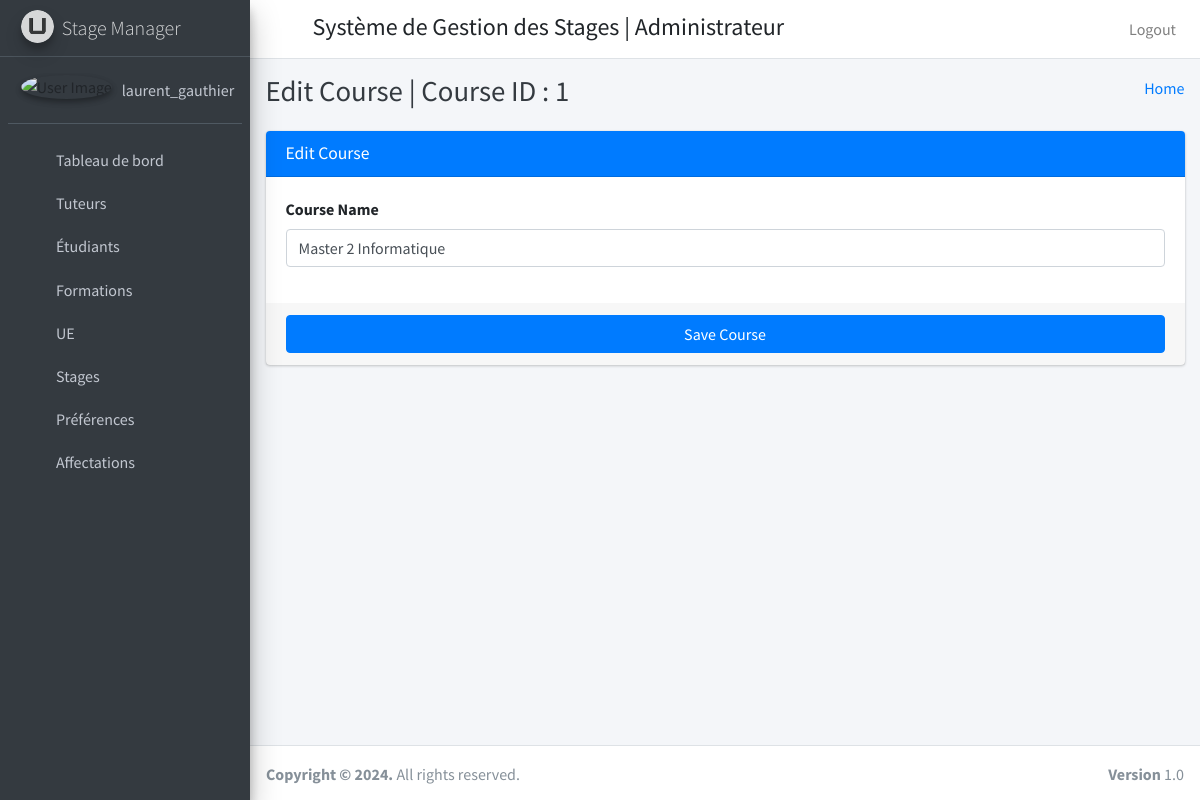
Page /edit_course/1 (signed in) on the committed database.
### stage_management_app/models.py (models this page shows)
class CustomUser(AbstractUser):
    user_type_data = ((1, "HOD"), (2, "Staff"), (3, "Student"))
    user_type = models.CharField(default=1, choices=user_type_data, max_length=10)
    groups = models.ManyToManyField(
        'auth.Group',
        verbose_name='groups',
        blank=True,
        help_text='The groups this user belongs to.',
        related_name='customuser_set',  # Change this to a unique related_name
        related_query_name='user',
    )
    user_permissions = models.ManyToManyField(
        'auth.Permission',
        verbose_name='user permissions',
        blank=True,
        help_text='Specific permissions for this user.',
        related_name='customuser_set',  # Change this to a unique related_name
        related_query_name='user',
    )

class Courses(models.Model):
    id=models.AutoField(primary_key=True)
    course_name=models.CharField(max_length=255)
    created_at=models.DateTimeField(auto_now_add=True)
    updated_at=models.DateTimeField(auto_now_add=True)
    objects=models.Manager()

### stage_management_app/HodViews.py (the view)
# urls.py: path('edit_course/<int:course_id>', HodViews.edit_course,name="edit_course"),
def edit_course(request,course_id):
    course=Courses.objects.get(id=course_id)
    return render(request,"hod_template/edit_course_template.html",{"course":course,"id":course_id})

### stage_management_app/templates/hod_template/edit_course_template.html (shortened to what this page needs)
{% extends 'hod_template/base_template.html' %}
{% block page_title %}
Edit Course |  Course ID : {{ course.id }}
{% endblock page_title %}
{% block main_content %}
    <section class="content">
      <div class="container-fluid">
          <div class="row">
              <div class="col-md-12">
            <div class="card card-primary">
              <div class="card-header">
                <h3 class="card-title">Edit Course</h3>
              </div>
              <form role="form" action="/edit_course_save" method="post">
                <div class="card-body">
                  <div class="form-group">
                    <label>Course Name </label>
                    <input type="text" class="form-control" name="course" placeholder="Enter Course" value="{{ course.course_name }}">
                  </div>
                </div>
                <div class="card-footer">
                  <button type="submit" class="btn btn-primary btn-block">Save Course</button>
                </div>
              </form>
            </div>
          </div>
          </div>
      </div>
    </section>
{% endblock main_content %}

### stage_management_app/templates/hod_template/sidebar_template.html (shortened to what this page needs)
{% load static %}
<aside class="main-sidebar sidebar-dark-primary elevation-4">
  {% url 'admin_home' as admin_home %}
  <a href="admin_home" class="brand-link">
    <img src="{% static "dist/img/UPJVLogo.png" %}" alt="AdminLTE Logo" class="brand-image img-circle elevation-3" style="opacity: .8">
    <span class="brand-text font-weight-light">Stage Manager</span>
  </a>
  <div class="sidebar">
    <div class="user-panel mt-3 pb-3 mb-3 d-flex">
      <div class="image">
        <img src="{% static "dist/img/user2-160x160.jpg" %}" class="img-circle elevation-2" alt="User Image">
      </div>
      <div class="info">
        <a href="#" class="d-block">{{ user.username }}</a>
      </div>
    </div>
    <nav class="mt-2">
      <ul class="nav nav-pills nav-sidebar flex-column" data-widget="treeview" role="menu" data-accordion="false">
        <li class="nav-item">
          {% url 'admin_home' as admin_home %}
          <a href="{{ admin_home }}" class="nav-link {% if request.path == admin_home %} active {% endif %}">
            <i class="nav-icon fas fa-th"></i>
            <p>
              Tableau de bord
            </p>
          </a>
        </li>
        <li class="nav-item has-treeview">
          <a href="#" class="nav-link">
            <i class="nav-icon fas fa-user"></i>
            <p>
              Tuteurs
              <i class="fas fa-angle-left right"></i>
            </p>
          </a>
        </li>
        <li class="nav-item has-treeview">
          <a href="#" class="nav-link">
            <i class="nav-icon fas fa-user-graduate"></i>
            <p>
              Étudiants
              <i class="fas fa-angle-left right"></i>
            </p>
          </a>
        </li>
        <li class="nav-item has-treeview">
          <a href="#" class="nav-link">
            <i class="nav-icon fas fa-book"></i>
            <p>
              Formations
              <i class="fas fa-angle-left right"></i>
            </p>
          </a>
        </li>
        <li class="nav-item has-treeview">
          <a href="#" class="nav-link">
            <i class="nav-icon fas fa-book-open"></i>
            <p>
              UE
              <i class="fas fa-angle-left right"></i>
            </p>
          </a>
        </li>
        <li class="nav-item has-treeview">
          <a href="#" class="nav-link">
            <i class="nav-icon fas fa-briefcase"></i>
            <p>
              Stages
              <i class="fas fa-angle-left right"></i>
            </p>
          </a>
        </li>
        <li class="nav-item has-treeview">
          <a href="#" class="nav-link">
            <i class="nav-icon fas fa-sliders-h"></i>
            <p>
              Préférences
              <i class="fas fa-angle-left right"></i>
            </p>
          </a>
        </li>
        <li class="nav-item has-treeview">
          <a href="#" class="nav-link">
            <i class="nav-icon fas fa-tasks"></i>
            <p>
              Affectations
              <i class="fas fa-angle-left right"></i>
            </p>
          </a>
        </li>
      </ul>
    </nav>
  </div>
</aside>

### rows in the picture
CustomUser: username "laurent_gauthier"
Courses: id "1", course "Master 2 Informatique"
